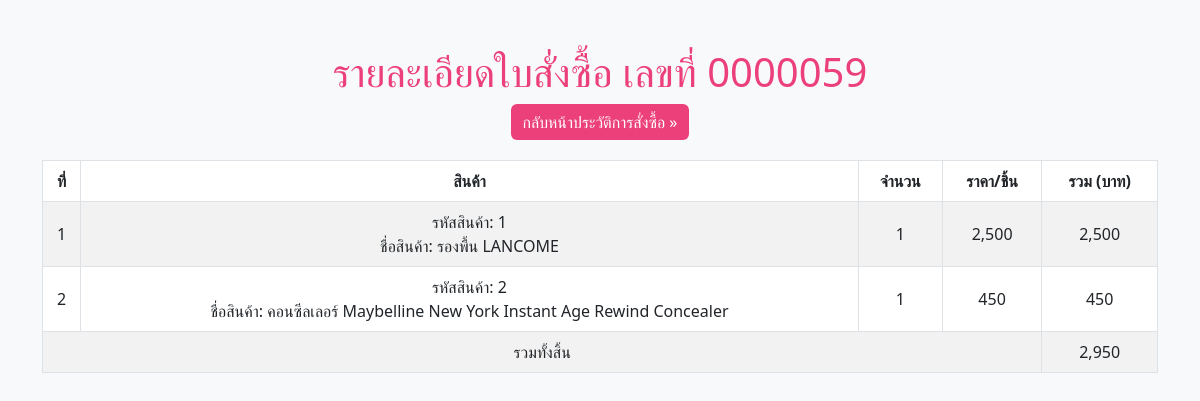
The page /cosview_order_detail.php?a=0000059 on the database its author committed.
### tables this page shows
CREATE TABLE `orders_detail` (
  `od_id` int(6) NOT NULL,
  `oid` int(7) UNSIGNED ZEROFILL NOT NULL,
  `pid` int(7) NOT NULL,
  `item` int(7) NOT NULL
);

CREATE TABLE `product` (
  `p_id` int(6) NOT NULL,
  `p_name` varchar(200) NOT NULL,
  `p_detail` text NOT NULL,
  `p_price` float(7,2) NOT NULL,
  `p_picture` varchar(50) NOT NULL,
  `c_id` int(6) NOT NULL
);

### cosview_order_detail.php (the view, shortened to what this page needs)
<!doctype html>
<html lang="th">
<head>
    <link href="https://cdn.jsdelivr.net/npm/bootstrap@5.3.0-alpha1/dist/css/bootstrap.min.css" rel="stylesheet">
</head>
<body>
    <div class="container my-5">
        <h1 class="text-center">รายละเอียดใบสั่งซื้อ เลขที่ <?=$_GET['a'];?></h1>
        <p class="text-center"><a class="btn btn-custom" href="cosview_order.php">กลับหน้าประวัติการสั่งซื้อ &raquo;</a></p>
        <table class="table table-bordered table-striped">
            <thead>
                <tr>
                    <th>ที่</th>
                    <th>สินค้า</th>
                    <th>จำนวน</th>
                    <th>ราคา/ชิ้น</th>
                    <th>รวม (บาท)</th>
                </tr>
            </thead>
            <tbody>
                <?php
                    include("connectdb.php");
                    $sql = "SELECT * FROM orders_detail
                            INNER JOIN product ON orders_detail.pid = product.p_id
                            WHERE orders_detail.oid = '".$_GET['a']."' ";
                    $rs = mysqli_query($conn, $sql);
                    $i = 0;
                    $total = 0;
                    while ($data = mysqli_fetch_array($rs, MYSQLI_BOTH)) {
                        $i++;
                        $sum = $data['p_price'] * $data['item'];
                        $total += $sum;
                ?>
                <tr>
                    <td><?=$i;?></td>
                    <td>
                        รหัสสินค้า: <?=$data['p_id'];?><br>
                        ชื่อสินค้า: <?=$data['p_name'];?>
                    </td>
                    <td><?=$data['item'];?></td>
                    <td><?=number_format($data['p_price'], 0);?></td>
                    <td><?=number_format($sum, 0);?></td>
                </tr>
                <?php } ?>
                <tr>
                    <td colspan="4" class="text-right">รวมทั้งสิ้น</td>
                    <td><?=number_format($total, 0);?></td>
                </tr>
            </tbody>
        </table>
    </div>
</body>
</html>

### cosview_order_detail.php (style rules this page uses)
body { background-color: #f8f9fa; }
h1 { color: #ec407a; margin-top: 20px; }
table { background-color: #fff; margin-top: 20px; }
td, th { text-align: center; vertical-align: middle; }
.btn-custom { background-color: #ec407a; color: white; border: none; }
.table thead { background-color: #ec407a; color: white; }

### rows shown on the page
orders_detail: product.p_id "1", product.p_name "รองพื้น LANCOME", item "1", product.p_price "2,500", item.p_price "2,500"
orders_detail: product.p_id "2", product.p_name "คอนซีลเลอร์ Maybelline New York Instant Age Rewind Concealer", item "1", product.p_price "450", item.p_price "450"

### other values the page prints
$_GET['a'] "0000059"
$total "2,950"
